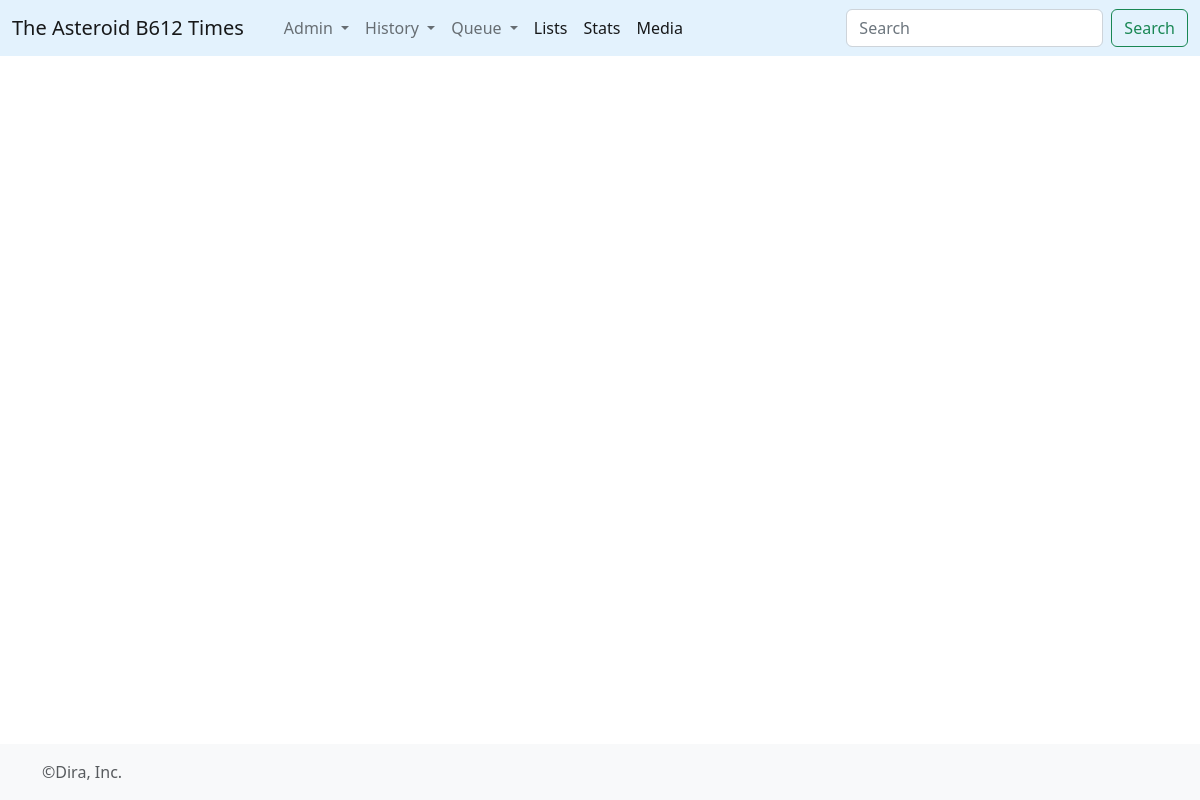
Before: /bunko/ with the older database file.
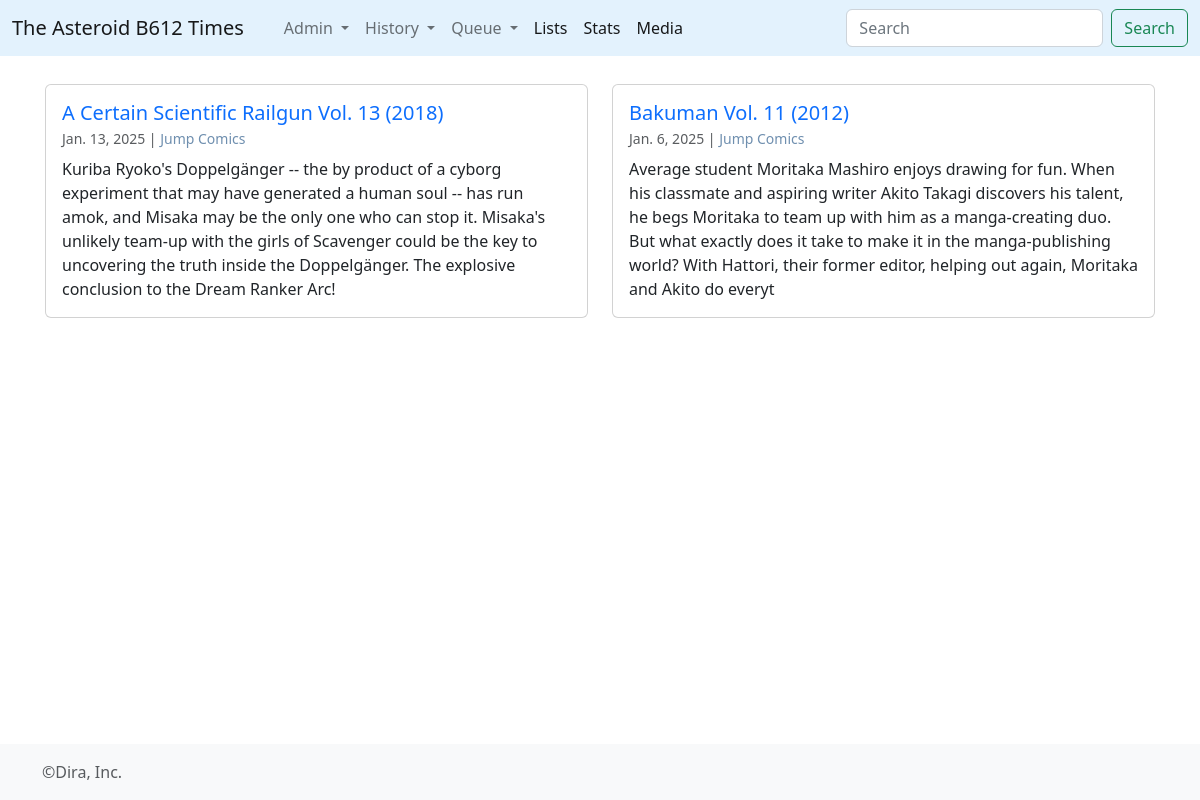
After: the same page with the newer database file.
### times/models.py (models this page shows, shortened)
class Consumo(models.Model):
	volume = models.ForeignKey(Book,on_delete=models.CASCADE)
	pages = models.IntegerField()
	start_d = models.DateField()
	finish_d = models.DateField()

class Book(models.Model):
	title = models.CharField(max_length=512)
	orig_lan = models.CharField(max_length=2)
	info = models.TextField()
	pub_year = models.IntegerField()
	wtype = models.ForeignKey(WikiType,on_delete=models.CASCADE)
	@property
	def headtext(self):
		n_corte = self.info.find('==headtext==')
		if n_corte == -1:
			return self.info[0:350]
		else:
			return self.info[0:n_corte]
	@property
	def titulo(self):
		return self.title+' ('+ str(self.pub_year) +')'
	@property
	def authors_links(self):
		creds = Credito.objects.filter(ctype__id__in=[1,5,6,7],media_type=1,media_id=self.id)
		enlaces = ""
		for c in creds:
			enlaces = enlaces + "<a href='/wiki/"+str(c.persona.id)+"' style='text-decoration:none; color:#6F8FAF;'>"+c.persona.title+"</a>,&nbsp;"
		return enlaces[:-7]

class Credito(models.Model):
	ctype = models.ForeignKey(CreditType,on_delete=models.CASCADE)
	persona = models.ForeignKey(Wiki,on_delete=models.CASCADE)
	media_type = models.IntegerField()
	media_id = models.IntegerField()

class Wiki(models.Model):
	wtype = models.ForeignKey(WikiType,on_delete=models.CASCADE)
	title = models.CharField(max_length=512)
	info = models.TextField()
	created_at = models.DateTimeField(auto_now=True)
	updated_at = models.DateTimeField(null=True,blank=True)

### times/views.py (the view)
# urls.py: path('bunko/', views.bunko, name='bunko'),
def bunko(request):
	rqueue = Book.objects.filter(consumo__volume__isnull=True, wtype__id__in=[10,11,12]).order_by('pub_year')
	rhist = Consumo.objects.filter(volume__wtype__id__in=[10,11,12]).order_by('-finish_d')
	return render(request,'bunko.html',{'rhist':rhist,'rqueue':rqueue})

### times/templates/bunko.html (shortened to what this page needs)
{% extends 'base_mono.html' %}
{% load static %}
{% block contenido %}
     <div class="row" data-masonry='{"percentPosition": true }'>
        {% for a in rhist %}
        <div class="col-sm-4 col-lg-6 mb-4">
              <div class="card">
                <div class="card-body">
                  <h5 class="card-title"><a href='{% url "book" a.volume.id  %}' style="text-decoration: none;">{{a.volume.titulo}}</a>
                    <br><small class="text-muted" style="font-size: 0.7em; font-weight: normal;">{{a.finish_d}} | {{a.volume.authors_links|safe}}</small></h5>
                  <p class="card-text">{{a.volume.headtext}}</p>
                </div>
              </div>
               </div>
        {% endfor %}
      </div>
{% endblock%}

Changed rows visible on the page:
added Consumo: volume.titulo "A Certain Scientific Railgun Vol. 13 (2018)", finish_d "Jan. 13, 2025", volume.authors_links "Jump Comics", volume.headtext "Kuriba Ryoko's Doppelgänger -- the by product of a cyborg experiment that may have generated a human soul -- has run amok, and Misaka may be the only one who can stop it. Misaka's unlikely team-up with the girls of Scavenger could be the key to uncovering the truth inside the Doppelgänger. The explosive conclusion to the Dream Ranker Arc!"
added Consumo: volume.titulo "Bakuman Vol. 11 (2012)", finish_d "Jan. 6, 2025", volume.authors_links "Jump Comics", volume.headtext "Average student Moritaka Mashiro enjoys drawing for fun. When his classmate and aspiring writer Akito Takagi discovers his talent, he begs Moritaka to team up with him as a manga-creating duo. But what exactly does it take to make it in the manga-publishing world? With Hattori, their former editor, helping out again, Moritaka and Akito do everyt"
